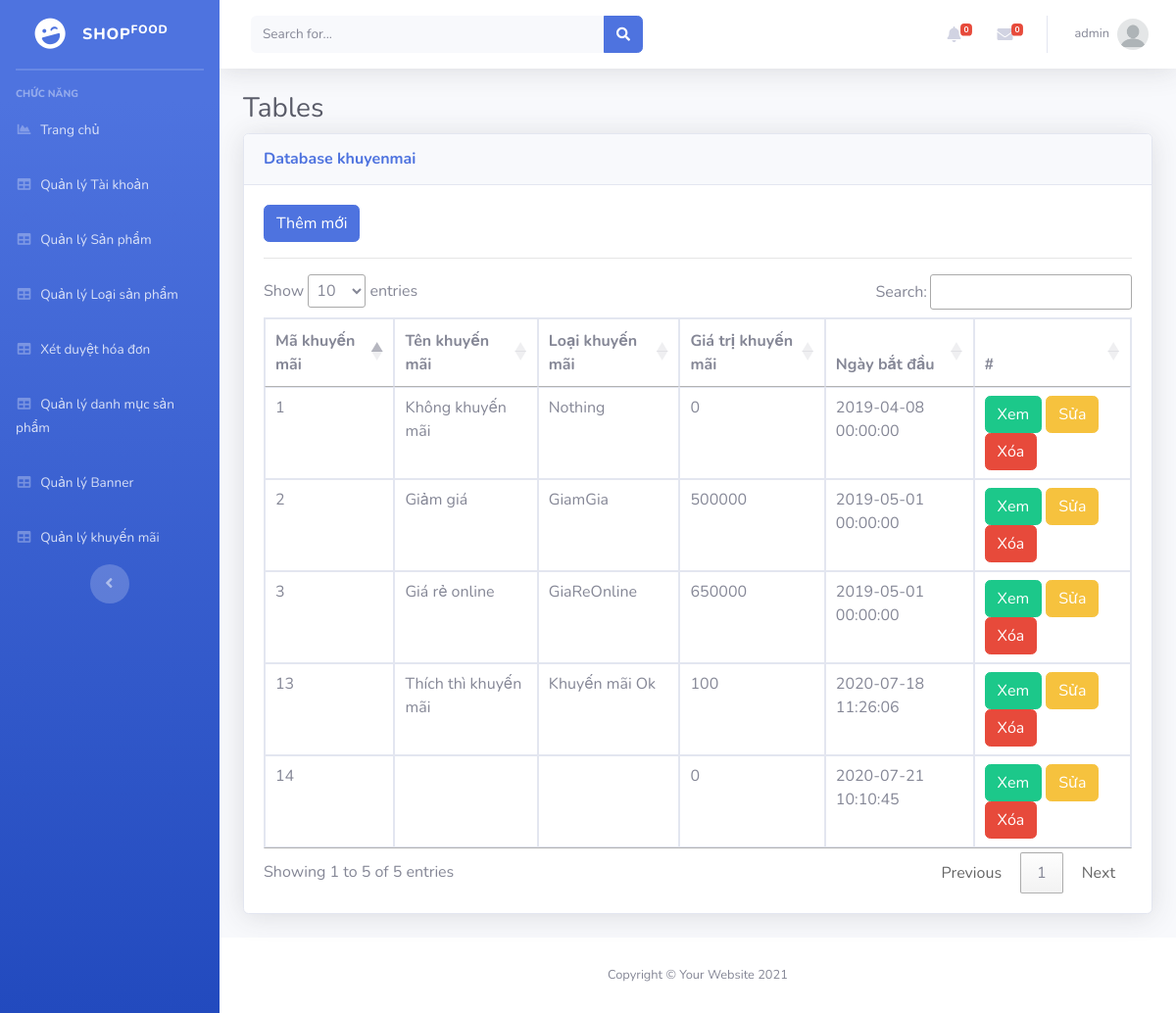
The app's page /Admin/index.php?mod=khuyenmai (signed in) with its own data.
### tables this page shows
CREATE TABLE `khuyenmai` (
  `MaKM` int(11) NOT NULL,
  `TenKM` varchar(100) NOT NULL,
  `LoaiKM` varchar(20) NOT NULL,
  `GiaTriKM` float(11,0) NOT NULL,
  `NgayBD` datetime NOT NULL,
  `TrangThai` int(11) NOT NULL
);

### Admin/MVC/controllers/KhuyenmaiController.php (called while the page is built, shortened)
<?php
class KhuyenmaiController
{
	var $khuyenmai_model;
	function __construct()
	{
		$this->khuyenmai_model = new khuyenmai();
	}
	public function list()
	{
		$data = $this->khuyenmai_model->All();
		require_once("MVC/Views/Admin/index.php");
	}
}

### Admin/MVC/Models/connection.php (called while the page is built, shortened)
<?php
    class Connection{
        function __construct()
        {
            $severname ="localhost";
            $username ="root";
            $password ="";
            $db_name ="shopfoodvn";
            $this->conn = new mysqli($severname,$username,$password,$db_name);
        }
    }
?>

### Admin/MVC/Models/model.php (called while the page is built, shortened)
<?php
require_once("connection.php");
class Model
{
    var $table;
    var $contens;
    function __construct()
    {
        $conn_obj = new Connection();
        $this->conn = $conn_obj->conn;
    }
    function All()
    {
        $query = "select * from $this->table ORDER BY $this->contens DESC ";
        require("result.php");
        return $data;
    }
}

### Admin/MVC/Models/result.php (called while the page is built)
<?php
$result = $this->conn->query($query);
$data = array();
while ($row = $result->fetch_assoc()) {
    $data[] = $row;
}
?>

### Admin/MVC/Views/khuyenmai/list.php (the view, shortened to what this page needs)
<?php if (isset($_SESSION['isLogin_Admin']) && $_SESSION['isLogin_Admin'] == true) { ?>
<a href="?mod=khuyenmai&act=add" type="button" class="btn btn-primary">Thêm mới</a>
<?php } ?>
<hr>
<table class="table table-bordered" id="dataTable" width="100%" cellspacing="0">
  <thead>
    <tr>
      <th scope="col">Mã khuyến mãi</th>
      <th scope="col">Tên khuyến mãi</th>
      <th scope="col">Loại khuyến mãi</th>
      <th scope="col">Giá trị khuyến mãi</th>
      <th scope="col">Ngày bắt đầu</th>
      <th>#</th>
    </tr>
  </thead>
  <tbody>
    <?php foreach ($data as $row) { ?>
      <tr>
        <td><?= $row['MaKM'] ?></td>
        <td><?= $row['TenKM'] ?></td>
        <td><?= $row['LoaiKM'] ?></td>
        <td><?= $row['GiaTriKM'] ?></td>
        <td><?= $row['NgayBD'] ?></td>
        <td>
          <a href="?mod=khuyenmai&act=detail&id=<?= $row['MaKM'] ?>" class="btn btn-success">Xem</a>
          <?php if (isset($_SESSION['isLogin_Admin']) && $_SESSION['isLogin_Admin'] == true) { ?>
          <a href="?mod=khuyenmai&act=edit&id=<?= $row['MaKM'] ?>" class="btn btn-warning">Sửa</a>
          <a href="?mod=khuyenmai&act=delete&id=<?= $row['MaKM'] ?>" onclick="return confirm('Bạn có thật sự muốn xóa ?');" type="button" class="btn btn-danger">Xóa</a>
          <?php }?>
        </td>
      </tr>
    <?php } ?>
</table>

### records on screen
khuyenmai: MaKM "14", GiaTriKM "0", NgayBD "2020-07-21 10:10:45"
khuyenmai: MaKM "13", TenKM "Thích thì khuyến mãi", LoaiKM "Khuyến mãi Ok", GiaTriKM "100", NgayBD "2020-07-18 11:26:06"
khuyenmai: MaKM "3", TenKM "Giá rẻ online", LoaiKM "GiaReOnline", GiaTriKM "650000", NgayBD "2019-05-01 00:00:00"
khuyenmai: MaKM "2", TenKM "Giảm giá", LoaiKM "GiamGia", GiaTriKM "500000", NgayBD "2019-05-01 00:00:00"
khuyenmai: MaKM "1", TenKM "Không khuyến mãi", LoaiKM "Nothing", GiaTriKM "0", NgayBD "2019-04-08 00:00:00"

### other values on screen
$_SESSION['login']['TaiKhoan'] "admin"
$mod "khuyenmai"
